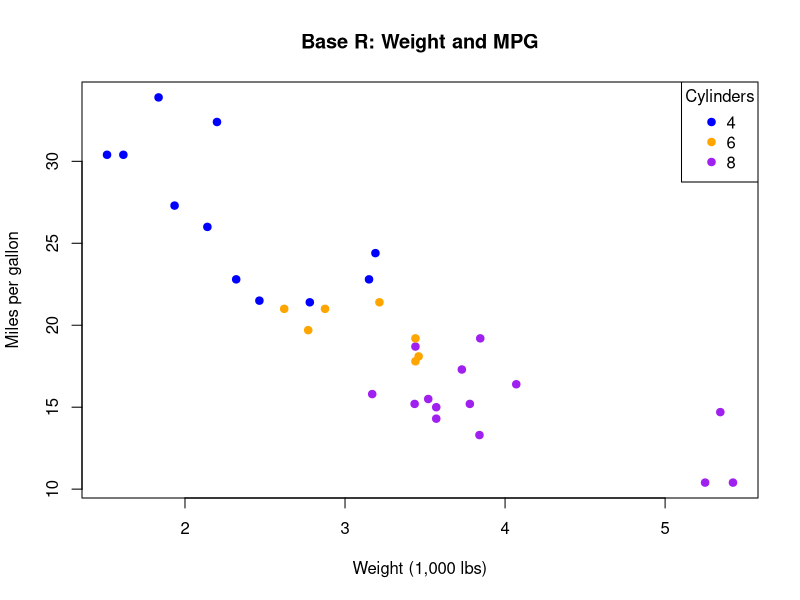
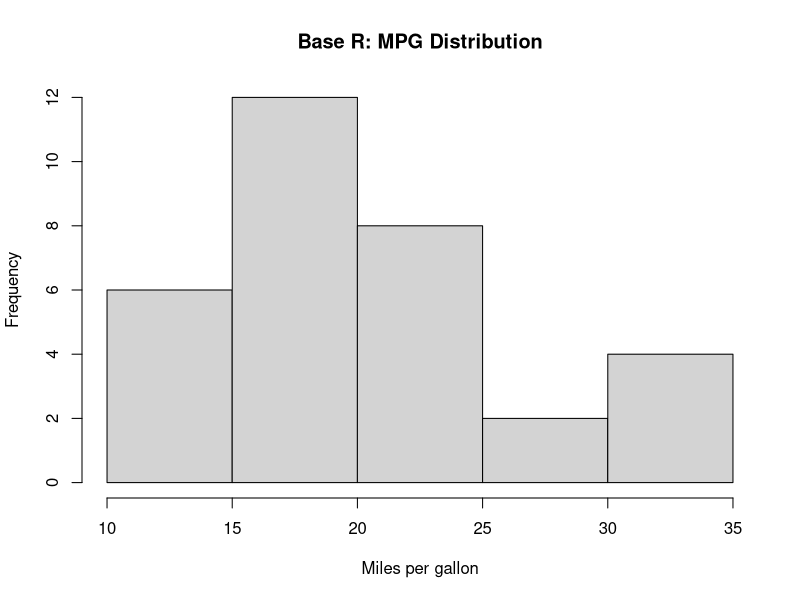
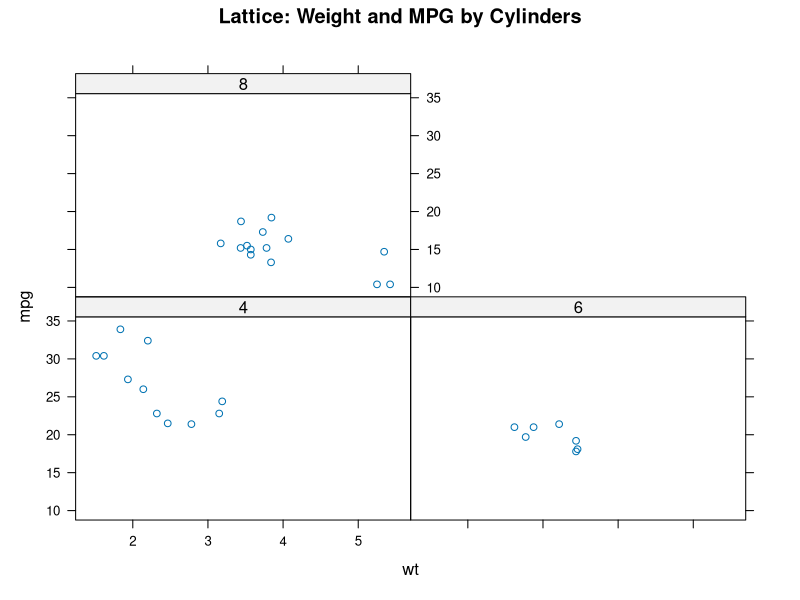
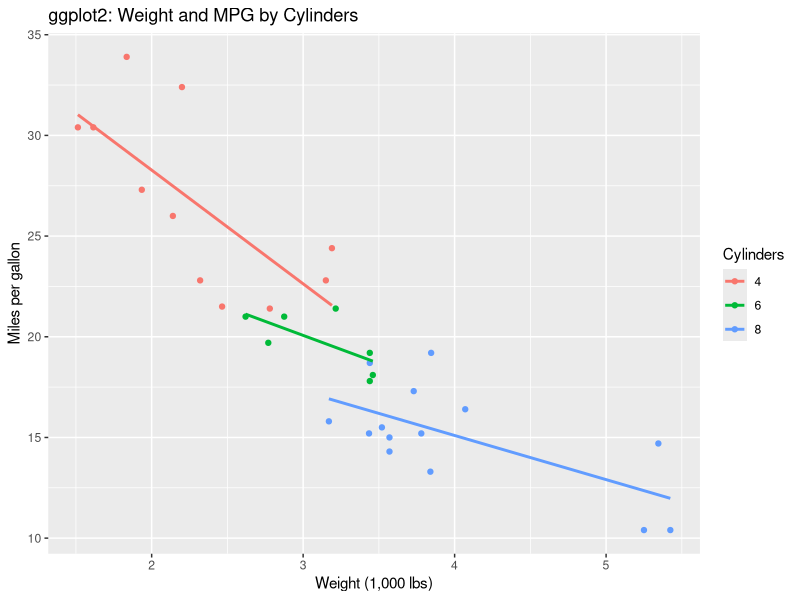

R code for these plots, in order:
data("mtcars", package = "datasets")

# Base R: scatterplot
cyl_colors <- c("4" = "blue", "6" = "orange", "8" = "purple")

plot(
  mpg ~ wt,
  data = mtcars,
  col = cyl_colors[as.character(mtcars$cyl)],
  pch = 19,
  main = "Base R: Weight and MPG",
  xlab = "Weight (1,000 lbs)",
  ylab = "Miles per gallon"
)

legend(
  "topright",
  legend = names(cyl_colors),
  col = cyl_colors,
  pch = 19,
  title = "Cylinders"
)
# Base R: histogram
hist(
  mtcars$mpg,
  main = "Base R: MPG Distribution",
  xlab = "Miles per gallon"
)

# Lattice: scatterplots separated by cylinder count
library(lattice)

xyplot(
  mpg ~ wt | factor(cyl),
  data = mtcars,
  main = "Lattice: Weight and MPG by Cylinders"
)

# ggplot2: scatterplot with trend lines
library(ggplot2)

ggplot(mtcars, aes(x = wt, y = mpg, color = factor(cyl))) +
  geom_point() +
  geom_smooth(method = "lm", se = FALSE) +
  labs(
    title = "ggplot2: Weight and MPG by Cylinders",
    x = "Weight (1,000 lbs)",
    y = "Miles per gallon",
    color = "Cylinders"
  )
